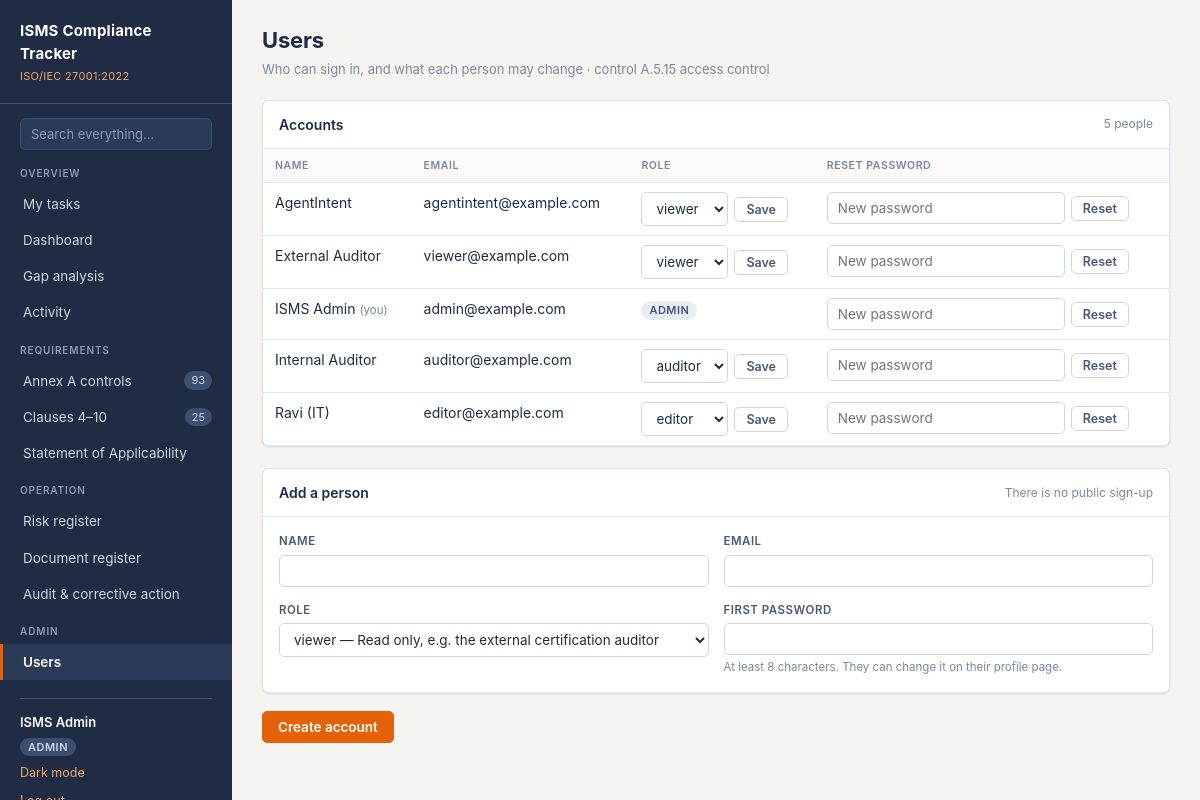
The app's page /users (signed in) with its own data.
### tables this page shows
CREATE TABLE users (
    id            INTEGER PRIMARY KEY AUTOINCREMENT,
    name          TEXT    NOT NULL,
    email         TEXT    NOT NULL UNIQUE,          -- stored lower-case
    password_hash TEXT    NOT NULL,                 -- werkzeug scrypt hash
    role          TEXT    NOT NULL DEFAULT 'viewer',-- admin|editor|auditor|viewer
    created_at    TEXT    NOT NULL
);

### app.py (the view, shortened to what this page needs)
@app.route("/users", methods=["GET", "POST"])
def users():
    error = None
    return render_template(
        "users.html",
        users=db.query("SELECT * FROM users ORDER BY name"),
        error=error,
        form=request.form if error else {},
    ), 400 if error else 200

### app.py (called while the page is built)
@app.context_processor
def inject_helpers():
    tasks = db.open_tasks(g.user["id"]) if g.get("user") else []
    return {
        "my_task_count": len(tasks),
        "my_overdue_count": len(db.overdue(tasks)),
        "people": db.people,
        "risk_score": db.risk_score,
        "risk_level": db.risk_level,
        "risk_level_class": db.risk_level_class,
        "status_class": status_class,
        "today": TODAY,
        "can_write": can_write,
        "csrf_token": csrf_token,
        "roles": db.ROLES,
        "field_label": lambda f: db.FIELD_LABELS.get(f, f),
        "activity_url": activity_url,
        "uploads_are_temporary": db.UPLOADS_ARE_TEMPORARY,
        "max_upload_mb": MAX_UPLOAD_BYTES // (1024 * 1024),
    }

def csrf_token():
    if "csrf" not in session:
        session["csrf"] = secrets.token_hex(16)
    return session["csrf"]

### db.py (called while the page is built)
def connect():
    conn = sqlite3.connect(DB_PATH)
    conn.row_factory = sqlite3.Row
    conn.execute("PRAGMA foreign_keys = ON")
    return conn

def query(sql, args=(), one=False):
    conn = connect()
    try:
        cur = conn.execute(sql, args)
        rows = cur.fetchall()
        return (rows[0] if rows else None) if one else rows
    finally:
        conn.close()

def open_tasks(user_id):
    return query(
        """SELECT * FROM (
           SELECT 'control' AS kind, id, ref, title AS what, status, due_date AS due
             FROM controls
            WHERE assignee_id = ? AND applicable = 1
              AND status IN ('Not Started', 'In Progress')
           UNION ALL
           SELECT 'risk', id, ref, asset || ': ' || COALESCE(threat, ''), status, target_date
             FROM risks
            WHERE assignee_id = ? AND status != 'Closed'
           UNION ALL
           SELECT 'finding', id, ref, description, status, due_date
             FROM findings
            WHERE assignee_id = ? AND status != 'Closed'
           )
           ORDER BY due IS NULL, due, ref""",
        (user_id, user_id, user_id),
    )

def overdue(tasks):
    today = TODAY.strftime("%Y-%m-%d")
    return [t for t in tasks if t["due"] and t["due"] < today]

### templates/users.html (shortened to what this page needs)
{% extends "base.html" %}
{% block content %}
<div class="page-head">
  <div>
    <h1>Users</h1>
    <p>Who can sign in, and what each person may change &middot; control A.5.15 access control</p>
  </div>
</div>
<div class="card">
  <div class="card-head"><h2>Accounts</h2><span class="hint">{{ users|length }} people</span></div>
  <div class="t-wrap">
  <table>
    <thead>
      <tr><th>Name</th><th>Email</th><th>Role</th><th>Reset password</th></tr>
    </thead>
    <tbody>
      {% for u in users %}
      <tr>
        <td>{{ u.name }}{% if u.id == g.user.id %} <span class="help">(you)</span>{% endif %}</td>
        <td>{{ u.email }}</td>
        <td>
          {% if u.id == g.user.id %}
            <span class="role-tag">{{ u.role }}</span>
          {% else %}
          <form method="post" action="{{ url_for('user_update', user_id=u.id) }}" class="inline-form">
            <select name="role" aria-label="Role for {{ u.name }}">
              {% for r in roles %}<option value="{{ r }}" {{ 'selected' if u.role == r }}>{{ r }}</option>{% endfor %}
            </select>
            <button class="btn sm ghost" type="submit">Save</button>
          </form>
          {% endif %}
        </td>
        <td>
          <form method="post" action="{{ url_for('user_update', user_id=u.id) }}" class="inline-form">
            <input type="password" name="password" minlength="8" placeholder="New password"
                   autocomplete="new-password" aria-label="New password for {{ u.name }}">
            <button class="btn sm ghost" type="submit">Reset</button>
          </form>
        </td>
      </tr>
      {% endfor %}
    </tbody>
  </table>
  </div>
</div>
<form method="post" style="margin-top: 22px"><input type="hidden" name="csrf_token" value="{{ csrf_token() }}">
  <div class="card">
    <div class="card-head"><h2>Add a person</h2><span class="hint">There is no public sign-up</span></div>
    <div class="card-body">
      <div class="form-grid">
        <div>
          <label class="fl" for="name">Name</label>
          <input type="text" id="name" name="name" required value="{{ form.name or '' }}">
        </div>
        <div>
          <label class="fl" for="email">Email</label>
          <input type="email" id="email" name="email" required value="{{ form.email or '' }}">
        </div>
        <div>
          <label class="fl" for="role">Role</label>
          <select id="role" name="role">
            {% for r, what in roles.items() %}
              <option value="{{ r }}" {{ 'selected' if (form.role or 'viewer') == r }}>{{ r }} &mdash; {{ what }}</option>
            {% endfor %}
          </select>
        </div>
        <div>
          <label class="fl" for="password">First password</label>
          <input type="password" id="password" name="password" required minlength="8" autocomplete="new-password">
          <div class="help">At least 8 characters. They can change it on their profile page.</div>
        </div>
      </div>
    </div>
  </div>
  <button class="btn" type="submit">Create account</button>
</form>
{% endblock %}

### templates/base.html (shortened to what this page needs)
<!DOCTYPE html>
<html lang="en">
<head>
<link rel="stylesheet" href="{{ url_for('static', filename='css/style.css') }}">
</head>
<body>
<div class="shell{{ "" if g.user else " no-side" }}">
  {% if g.user %}
  <nav class="sidebar">
    <div class="brand">
      <div class="mark">ISMS Compliance Tracker</div>
      <div class="sub">ISO/IEC 27001:2022</div>
    </div>
    <form class="side-search" method="get" action="{{ url_for('search') }}" role="search">
      <input type="search" name="q" placeholder="Search everything&hellip;" aria-label="Search everything"
             value="{{ request.args.q if request.endpoint == 'search' else '' }}">
    </form>
    <div class="nav-label">Overview</div>
    <a class="nav {{ 'active' if request.endpoint == 'my_tasks' }}" href="{{ url_for('my_tasks') }}">
      My tasks
    </a>
    <a class="nav {{ 'active' if request.endpoint == 'dashboard' }}" href="{{ url_for('dashboard') }}">Dashboard</a>
    <a class="nav {{ 'active' if request.endpoint == 'gap' }}" href="{{ url_for('gap') }}">Gap analysis</a>
    <a class="nav {{ 'active' if request.endpoint == 'activity' }}" href="{{ url_for('activity') }}">Activity</a>
    <div class="nav-label">Requirements</div>
    <a class="nav {{ 'active' if request.endpoint in ('controls','control_detail') }}" href="{{ url_for('controls') }}">
      Annex A controls <span class="count">93</span>
    </a>
    <a class="nav {{ 'active' if request.endpoint == 'clauses' }}" href="{{ url_for('clauses') }}">
      Clauses 4&ndash;10 <span class="count">25</span>
    </a>
    <a class="nav {{ 'active' if request.endpoint == 'soa' }}" href="{{ url_for('soa') }}">Statement of Applicability</a>
    <div class="nav-label">Operation</div>
    <a class="nav {{ 'active' if request.endpoint in ('risks','risk_form') }}" href="{{ url_for('risks') }}">Risk register</a>
    <a class="nav {{ 'active' if request.endpoint in ('documents','document_form') }}" href="{{ url_for('documents') }}">Document register</a>
    <a class="nav {{ 'active' if request.endpoint in ('audit','finding_form') }}" href="{{ url_for('audit') }}">Audit &amp; corrective action</a>
    {% if g.user.role == 'admin' %}
    <div class="nav-label">Admin</div>
    <a class="nav {{ 'active' if request.endpoint == 'users' }}" href="{{ url_for('users') }}">Users</a>
    {% endif %}
    <div class="me">
      <a class="me-name" href="{{ url_for('profile') }}">{{ g.user.name }}</a>
      <span class="role-tag">{{ g.user.role }}</span>
      <button class="linklike theme-toggle" type="button" id="theme-toggle">Dark mode</button>
      <form method="post" action="{{ url_for('logout') }}"><input type="hidden" name="csrf_token" value="{{ csrf_token() }}">
        <button class="linklike" type="submit">Log out</button>
      </form>
    </div>
  </nav>
  {% endif %}
  <main class="main">
    {% block content %}{% endblock %}
  </main>
</div>
</body>
</html>

### records on screen
users: user.name "ISMS Admin", user.role "ADMIN", name "ISMS Admin", shows "(you)", email "admin@example.com", role "ADMIN"
users: name "AgentIntent", email "agentintent@example.com", role "viewer"
users: name "External Auditor", email "viewer@example.com", role "viewer"
users: name "Internal Auditor", email "auditor@example.com", role "auditor"
users: name "Ravi (IT)", email "editor@example.com", role "editor"

### other values on screen
{{ users|length }} "5"
form field role "viewer — Read only, e.g. the external certification auditor"
